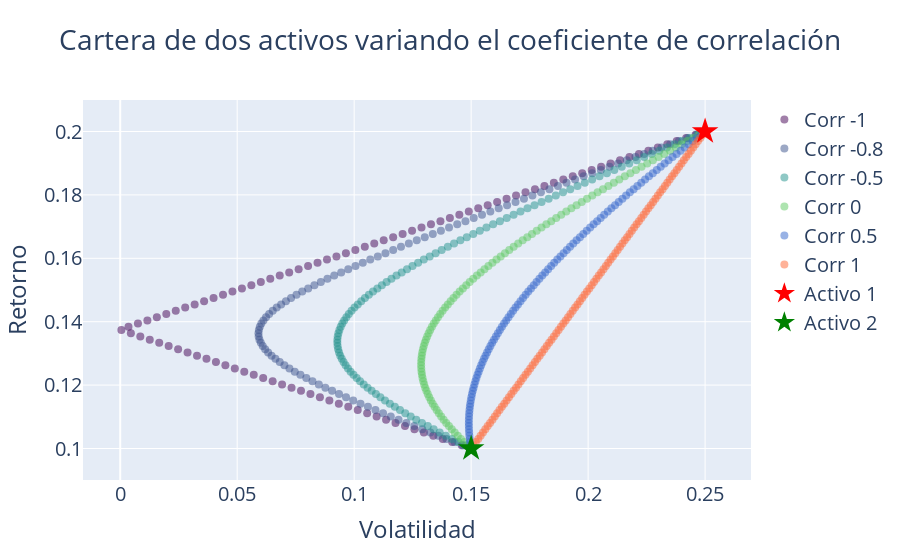

Write notebook code for a chart like this one.
### Markdown cell above
* Si $-1 \leq \rho_{12} \leq 1$ se dice que los activos tienen correlación **lineal no perfecta**.

    - Hay beneficios de diversificación, a mayor correlación negativa mayor beneficio.

    - La rentabilidad de la cartera es igual (recordad que no depende de las relaciones entre activos).
        - $E(\tilde R_P) = w_1 E(\tilde R_1) + w_2 E(\tilde R_2)$
        $$$$
        
    - La varianza de la cartera es igual a:
        - $\sigma²(\tilde R_p)= \underset{Activo 1} {\underbrace{w_1²\sigma²(\tilde R_1)}}+\underset{Activo 2} {\underbrace{w_2²\sigma²(\tilde R_2)}}+ \underset{Relacion\ entre\ activos} {\underbrace{2w_1w_2 \rho_{12} \sigma_1 \sigma_2}}$
        $$$$

    - La volatilidad de la cartera es igual a la raiz cuadrada de la varianza.
        - $\sigma(\tilde R_p)= \sqrt{w_1²\sigma²(\tilde R_1)+w_2²\sigma²(\tilde R_2)+ 2w_1w_2 \rho_{12} \sigma_1 \sigma_2} $

### Code cell
pesos_1 = np.linspace(0, 1, 100)
coef_corr_lst = [-1, -0.8, -0.5, 0, 0.5, 1]

# Definir un mapa de colores basado en coef_corr_lst
colors = ["#440154", "#3b528b", "#21918c", "#5ec962", "#3366CC", "#FF6633"]

# Ajustar el tamaño de la
layout_width = 1200  # Ancho en píxeles
layout_height = 700  # Altura en píxeles

# Crear la figura de plotly
fig = go.Figure()

for idx, coef_corr_i in enumerate(coef_corr_lst):
    ret_lst = []
    std_lst = []

    for w_1 in pesos_1:
        w_2 = 1 - w_1
        ret_p = calc_ret_cartera(w_1, w_2, ret1, ret2)
        std_p = calc_std_cartera(w_1, w_2, std1, std2, coef_corr_i)

        ret_lst.append(ret_p)
        std_lst.append(std_p)

    fig.add_trace(
        go.Scatter(
            x=std_lst,
            y=ret_lst,
            mode="markers",
            name=f"Corr {coef_corr_i}",
            marker=dict(color=colors[idx], size=8, opacity=0.5),
        )
    )

# Añadir puntos de activos individuales
fig.add_trace(
    go.Scatter(
        x=[std1],
        y=[ret1],
        mode="markers",
        marker=dict(color="red", size=20, symbol="star"),
        name="Activo 1",
    )
)
fig.add_trace(
    go.Scatter(
        x=[std2],
        y=[ret2],
        mode="markers",
        marker=dict(color="green", size=20, symbol="star"),
        name="Activo 2",
    )
)

# Configurar títulos y etiquetas

title_font_size = 20  # Tamaño de fuente del título

fig.update_layout(
    title="Cartera de dos activos variando el coeficiente de correlación",
    font=dict(size=title_font_size),
    title_x=0.5,
    # xanchor='center',
    xaxis_title="Volatilidad",
    yaxis_title="Retorno",
)

# Mostrar el gráfico
fig.show()
